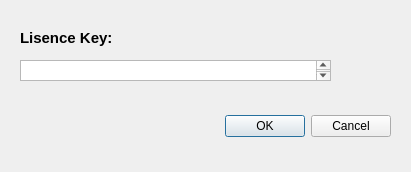
<?xml version="1.0" encoding="UTF-8"?>
<ui version="4.0">
 <class>Dialog</class>
 <widget class="QDialog" name="Dialog">
  <property name="geometry">
   <rect>
    <x>0</x>
    <y>0</y>
    <width>411</width>
    <height>172</height>
   </rect>
  </property>
  <property name="windowTitle">
   <string>Dialog</string>
  </property>
  <widget class="QDialogButtonBox" name="buttonBox">
   <property name="geometry">
    <rect>
     <x>50</x>
     <y>110</y>
     <width>341</width>
     <height>32</height>
    </rect>
   </property>
   <property name="orientation">
    <enum>Qt::Horizontal</enum>
   </property>
   <property name="standardButtons">
    <set>QDialogButtonBox::Cancel|QDialogButtonBox::Ok</set>
   </property>
  </widget>
  <widget class="QLabel" name="label">
   <property name="geometry">
    <rect>
     <x>20</x>
     <y>30</y>
     <width>101</width>
     <height>16</height>
    </rect>
   </property>
   <property name="font">
    <font>
     <pointsize>11</pointsize>
     <weight>75</weight>
     <bold>true</bold>
    </font>
   </property>
   <property name="text">
    <string>Lisence Key:</string>
   </property>
  </widget>
  <widget class="QPlainTextEdit" name="plainTextEdit">
   <property name="geometry">
    <rect>
     <x>20</x>
     <y>60</y>
     <width>311</width>
     <height>21</height>
    </rect>
   </property>
   <property name="toolTip">
    <string extracomment="Enter Lisence Key"/>
   </property>
   <property name="undoRedoEnabled">
    <bool>false</bool>
   </property>
  </widget>
 </widget>
 <resources/>
 <connections>
  <connection>
   <sender>buttonBox</sender>
   <signal>accepted()</signal>
   <receiver>Dialog</receiver>
   <slot>accept()</slot>
   <hints>
    <hint type="sourcelabel">
     <x>248</x>
     <y>254</y>
    </hint>
    <hint type="destinationlabel">
     <x>157</x>
     <y>274</y>
    </hint>
   </hints>
  </connection>
  <connection>
   <sender>buttonBox</sender>
   <signal>rejected()</signal>
   <receiver>Dialog</receiver>
   <slot>reject()</slot>
   <hints>
    <hint type="sourcelabel">
     <x>316</x>
     <y>260</y>
    </hint>
    <hint type="destinationlabel">
     <x>286</x>
     <y>274</y>
    </hint>
   </hints>
  </connection>
 </connections>
</ui>
